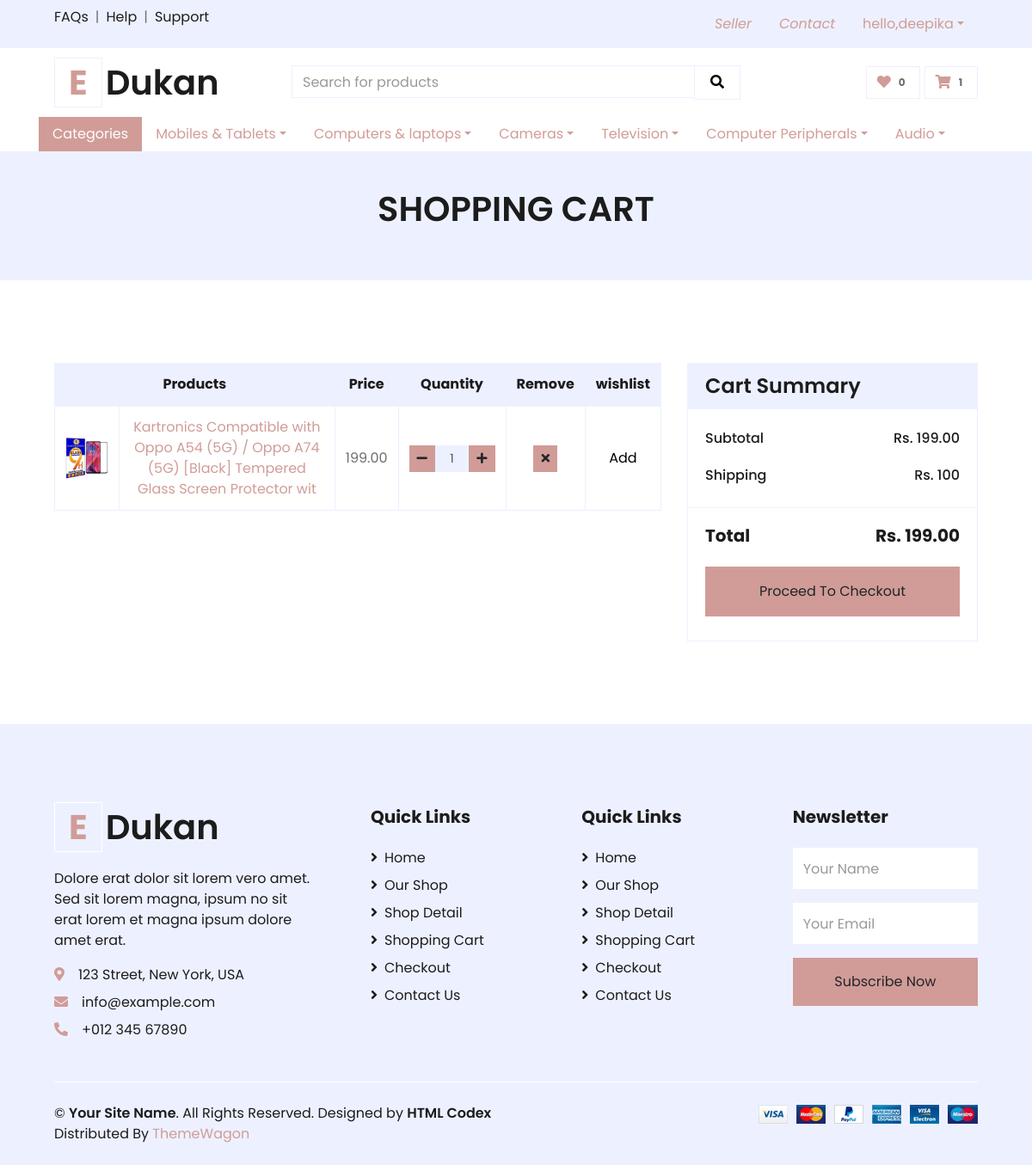
The app's page /cart/ (signed in), older data.
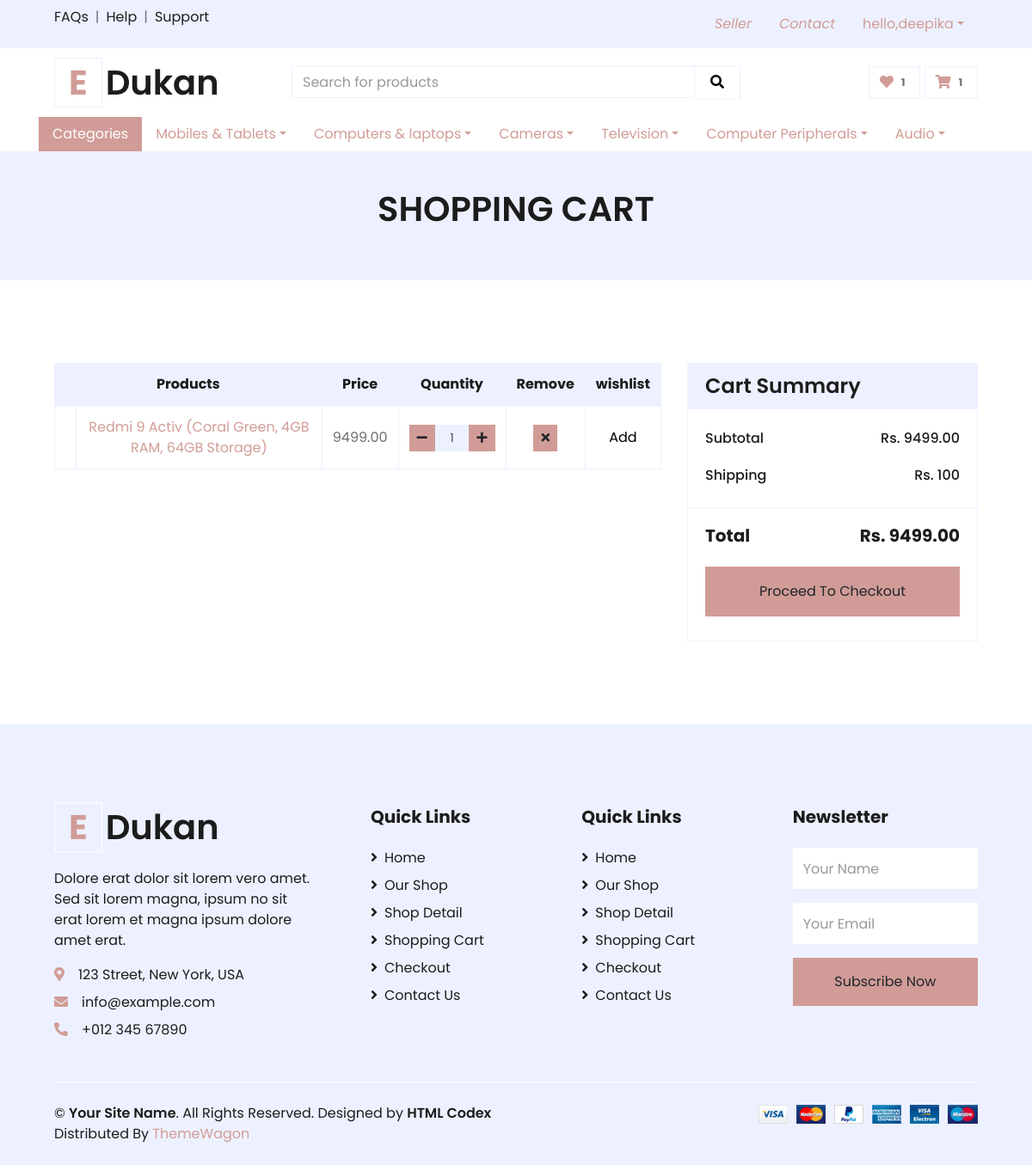
The same page, newer data.
### product_app/models.py (models this page shows, shortened)
class Category_group(models.Model):
    category_group_name=models.CharField(choices=category_group_list, max_length=30)
    is_deleted=models.BooleanField(default=False)

class Product_table(models.Model):
    product_name=models.CharField(max_length=100)
    product_desc=models.TextField( null=True)
    category=models.ForeignKey(Category,on_delete=models.CASCADE)
    status=models.CharField(max_length=20,null=True)
    list_price=models.DecimalField(max_digits=7, decimal_places=2)
    supplier=models.ForeignKey('user_app.Custom_user',models.SET_NULL,blank=True,null=True)
    min_price=models.DecimalField(max_digits=7, decimal_places=2)
    price_currency=models.CharField( max_length=15)
    display_image=models.ImageField( upload_to='product_image/')
    is_deleted=models.BooleanField(default=False)
    review_count=models.IntegerField(default=0)
    rating_count=models.FloatField(default=0)
    brand=models.CharField( max_length=50,default='')
    tags=models.TextField(null=True,default='')
    qty=models.IntegerField(default=0)

### cart_app/models.py (models this page shows, shortened)
class Cart_table(models.Model):
    product=models.ForeignKey('product_app.Product_table',on_delete=models.CASCADE)
    customer=models.ForeignKey('user_app.Custom_user', on_delete=models.CASCADE)
    qty=models.IntegerField(default=0)

### user_app/dec.py (the view, shortened to what this page needs)
    def wrap(request,*args, **kwargs):
        if  request.method=="GET":
            if not request.GET.get('is_ajax'):
                if request.session.get('is_active', False):
                    return function(request,*args, **kwargs)
                else:
                    request.session.clear()
                    messages.success(request, 'You should be logged in before open that')
                    return redirect('/user/sign_in_user')

### templates/cart.html (shortened to what this page needs)
{% extends 'base.html' %}
{% load static %}
{% block body%}
    <div class="container-fluid bg-secondary mb-5">
        <div class="d-flex flex-column align-items-center justify-content-center" style="min-height: 150px">
            <h1 class="font-weight-semi-bold text-uppercase mb-3">Shopping Cart</h1>
        </div>
    </div>
{% if cart_items%}
    <div class="container-fluid pt-5">
        <div class="row px-xl-5">
            <div class="col-lg-8 table-responsive mb-5">
                <table class="table table-bordered text-center mb-0">
                    <thead class="bg-secondary text-dark">
                        <tr>
                            <th colspan="2" >Products</th>
                            <th>Price</th>
                            <th>Quantity</th>
                            <th>Remove</th>
                            <th>wishlist</th>
                        </tr>
                    </thead>
                    <tbody class="align-middle">
                        {% for item in cart_items%}
                        <tr id="cart_table_row_{{item.id}}">
                            <td class="align-middle"><img src="/media/{{item.product.display_image}}" alt="" style="width: 50px;"></td>
                               <td> <a href="/product/{{item.product.id}}">{{item.product.product_name}}</a></td>
                            <td  class="align-middle">{{item.product.min_price}}</td>
                            <td class="align-middle">
                                <div class="input-group quantity mx-auto" style="width: 100px;">
                                    <div class="input-group-btn">
                                        <button onclick="remove_one_cart({{item.product.id}}, {{item.id}})" class="btn btn-sm btn-primary btn-minus" >
                                        <i class="fa fa-minus"></i>
                                        </button>
                                    </div>
                                    <p id="cart_count_{{item.product.id}}"  class="form-control form-control-sm bg-secondary text-center">{{item.qty}}</p>
                                    <div class="input-group-btn">
                                        <button onclick="add_one_cart({{item.product.id}})" class="btn btn-sm btn-primary btn-plus">
                                             <i class="fa fa-plus"></i>
                                        </button>
                                    </div>
                                </div>
                            </td>
                            <td class="align-middle">
                                <button onclick="remove_cart({{item.id}})" class="btn btn-sm btn-primary"><i class="fa fa-times"></i></button>
                            </td>
                            <td class="align-middle">
                                <button style='border: none;
                                background: transparent;
                                cursor: pointer;' onclick="cart_to_wishlist({{item.product.id}}, {{item.id}})">
                                Add
                                </button>
                            </td>
                        </tr>
                        {% endfor%}
                    </tbody>
                </table>
            </div>
            <div class="col-lg-4">
                <div class="card border-secondary mb-5">
                    <div class="card-header bg-secondary border-0">
                        <h4 class="font-weight-semi-bold m-0">Cart Summary</h4>
                    </div>
                    <div class="card-body">
                        <div class="d-flex justify-content-between mb-3 pt-1">
                            <h6 class="font-weight-medium">Subtotal</h6>
                            <h6 class="font-weight-medium">Rs. {{subtotal}}</h6>
                        </div>
                        <div class="d-flex justify-content-between">
                            <h6 class="font-weight-medium">Shipping</h6>
                            {% if subtotal %}
                            <h6 class="font-weight-medium">Rs. 100</h6>
                            {% endif%}
                        </div>
                    </div>
                    <div class="card-footer border-secondary bg-transparent">
                        <div class="d-flex justify-content-between mt-2">
                            <h5 class="font-weight-bold">Total</h5>
                            <h5 class="font-weight-bold">Rs. {{subtotal}}</h5>
                        </div>
                       <a href="/order/checkout"> <button class="btn btn-block btn-primary my-3 py-3">Proceed To Checkout</button>
                       </a>
                    </div>
                </div>
            </div>
        </div>
    </div>
{% else%}
<h2> Empty Cart</h2>
{% endif%}
    {% endblock%}

### templates/base.html (shortened to what this page needs)
{% load static %}
<!DOCTYPE html>
<html lang="en">
<head>
    <link href="https://cdnjs.cloudflare.com/ajax/libs/font-awesome/5.10.0/css/all.min.css" rel="stylesheet">
    <link href="{% static 'lib/owlcarousel/assets/owl.carousel.min.css'%}" rel="stylesheet">
    <link href="{% static 'css/style.css'%}" rel="stylesheet">
</head>
<body>
    <div class="container-fluid">
        <div class="row bg-secondary py-2 px-xl-5">
            <div class="col-lg-6 d-none d-lg-block">
                <div class="d-inline-flex align-items-center">
                    <a class="text-dark" href="">FAQs</a>
                    <span class="text-muted px-2">|</span>
                    <a class="text-dark" href="">Help</a>
                    <span class="text-muted px-2">|</span>
                    <a class="text-dark" href="">Support</a>
                </div>
            </div>
            <div class="col-lg-6 text-center text-lg-right">
                <div class="d-inline-flex align-items-center">
                    <i><a href='/seller' class="nav-item nav-link">Seller</a></i>
                    <i><a href='/contact' class="nav-item nav-link">Contact</a></i>
                    <div class="nav-item dropdown">
                        {% if request.session.is_active %}
                        <a class="nav-link dropdown-toggle" data-toggle="dropdown">hello,{{request.session.first_name}}</a>
                        {% else%}
                        <a class="nav-link dropdown-toggle" data-toggle="dropdown">Account & List</a>
                        {% endif%}
                    </div>
                </div>
            </div>
        </div>
        <div class="row align-items-center py-3 px-xl-5">
            <div class="col-lg-3 d-none d-lg-block">
                <a href='/' class="text-decoration-none">
                    <h1 class="m-0 display-5 font-weight-semi-bold"><span class="text-primary font-weight-bold border px-3 mr-1">E</span>Dukan</h1>
                </a>
            </div>
            <div class="col-lg-6 col-6 text-left">
                <form method='get' action="/search">
                    <div class="input-group">
                        <input type="text" name='search_value' required class="form-control" placeholder="Search for products">
                        <div class="input-group-append">
                            <span class="input-group-text bg-transparent text-primary">
                                <button style='border: none;
                                background: transparent;
                                cursor: pointer;' type='submit'><i  class="fa fa-search"></i></button>
                            </span>
                        </div>
                    </div>
                </form>
            </div>
            <div class="col-lg-3 col-6 text-right">
                <a href="/wishlist" class="btn border">
                    <i class="fas fa-heart text-primary"></i>
                    <span id='wishlist_count' class="badge">{{request.session.wishlist_count}}</span>
                </a>
                <a href='/cart' class="btn border">
                    <i class="fas fa-shopping-cart text-primary"></i>
                    <span id='cart_count' class="badge">{{request.session.cart_count}}</span>
                </a>
            </div>
        </div>
    </div>
    <div class="container">
    <ul class="nav nav-pills">
        <li class="nav-item">
          <a class="nav-link active" aria-current="page">Categories</a>
        </li>
        {% for item in list %}
        <div class="nav-item dropdown">
            <a class="nav-link dropdown-toggle" data-toggle="dropdown">{{item.group}}</a>
        </div>
       {% endfor %}
      </ul>
    </div>
{% block body%} {% endblock%}
    <div class="container-fluid bg-secondary text-dark mt-5 pt-5">
        <div class="row px-xl-5 pt-5">
            <div class="col-lg-4 col-md-12 mb-5 pr-3 pr-xl-5">
                <a href='' class="text-decoration-none">
                    <h1 class="mb-4 display-5 font-weight-semi-bold"><span class="text-primary font-weight-bold border border-white px-3 mr-1">E</span>Dukan</h1>
                </a>
                <p>Dolore erat dolor sit lorem vero amet. Sed sit lorem magna, ipsum no sit erat lorem et magna ipsum dolore amet erat.</p>
                <p class="mb-2"><i class="fa fa-map-marker-alt text-primary mr-3"></i>123 Street, New York, USA</p>
                <p class="mb-2"><i class="fa fa-envelope text-primary mr-3"></i>info@example.com</p>
                <p class="mb-0"><i class="fa fa-phone-alt text-primary mr-3"></i>+012 345 67890</p>
            </div>
            <div class="col-lg-8 col-md-12">
                <div class="row">
                    <div class="col-md-4 mb-5">
                        <h5 class="font-weight-bold text-dark mb-4">Quick Links</h5>
                        <div class="d-flex flex-column justify-content-start">
                            <a class="text-dark mb-2" href="index.html"><i class="fa fa-angle-right mr-2"></i>Home</a>
                            <a class="text-dark mb-2" href="shop.html"><i class="fa fa-angle-right mr-2"></i>Our Shop</a>
                            <a class="text-dark mb-2" href="detail.html"><i class="fa fa-angle-right mr-2"></i>Shop Detail</a>
                            <a class="text-dark mb-2" href="cart.html"><i class="fa fa-angle-right mr-2"></i>Shopping Cart</a>
                            <a class="text-dark mb-2" href="checkout.html"><i class="fa fa-angle-right mr-2"></i>Checkout</a>
                            <a class="text-dark" href="contact.html"><i class="fa fa-angle-right mr-2"></i>Contact Us</a>
                        </div>
                    </div>
                    <div class="col-md-4 mb-5">
                        <h5 class="font-weight-bold text-dark mb-4">Quick Links</h5>
                        <div class="d-flex flex-column justify-content-start">
                            <a class="text-dark mb-2" href="index.html"><i class="fa fa-angle-right mr-2"></i>Home</a>
                            <a class="text-dark mb-2" href="shop.html"><i class="fa fa-angle-right mr-2"></i>Our Shop</a>
                            <a class="text-dark mb-2" href="detail.html"><i class="fa fa-angle-right mr-2"></i>Shop Detail</a>
                            <a class="text-dark mb-2" href="cart.html"><i class="fa fa-angle-right mr-2"></i>Shopping Cart</a>
                            <a class="text-dark mb-2" href="checkout.html"><i class="fa fa-angle-right mr-2"></i>Checkout</a>
                            <a class="text-dark" href="contact.html"><i class="fa fa-angle-right mr-2"></i>Contact Us</a>
                        </div>
                    </div>
                    <div class="col-md-4 mb-5">
                        <h5 class="font-weight-bold text-dark mb-4">Newsletter</h5>
                        <form action="">
                            <div class="form-group">
                                <input type="text" class="form-control border-0 py-4" placeholder="Your Name" required="required" />
                            </div>
                            <div class="form-group">
                                <input type="email" class="form-control border-0 py-4" placeholder="Your Email"
                                    required="required" />
                            </div>
                            <div>
                                <button class="btn btn-primary btn-block border-0 py-3" type="submit">Subscribe Now</button>
                            </div>
                        </form>
                    </div>
                </div>
            </div>
        </div>
        <div class="row border-top border-light mx-xl-5 py-4">
            <div class="col-md-6 px-xl-0">
                <p class="mb-md-0 text-center text-md-left text-dark">
                    &copy; <a class="text-dark font-weight-semi-bold" href="#">Your Site Name</a>. All Rights Reserved. Designed
                    by
                    <a class="text-dark font-weight-semi-bold" href="https://htmlcodex.com">HTML Codex</a><br>
                    Distributed By <a href="https://themewagon.com" target="_blank">ThemeWagon</a>
                </p>
            </div>
            <div class="col-md-6 px-xl-0 text-center text-md-right">
                <img class="img-fluid" src="{%static 'img/payments.png'%}" alt="">
            </div>
        </div>
    </div>
</body>
</html>

Row changes from the older to the newer data that the page shows:
removed Cart_table: product.display_image (picture), product.product_name "Kartronics Compatible with Oppo A54 (5G) / Oppo A74 (5G) [Black] Tempered Glass Screen Protector wit", product.min_price "199.00", qty "1"
added Cart_table: product.product_name "Redmi 9 Activ (Coral Green, 4GB RAM, 64GB Storage)", product.min_price "9499.00", qty "1"
Text that changed along with them:
{{ request.session.wishlist_count }}: "0" → "1"
{{ subtotal }}: "199.00" → "9499.00"
